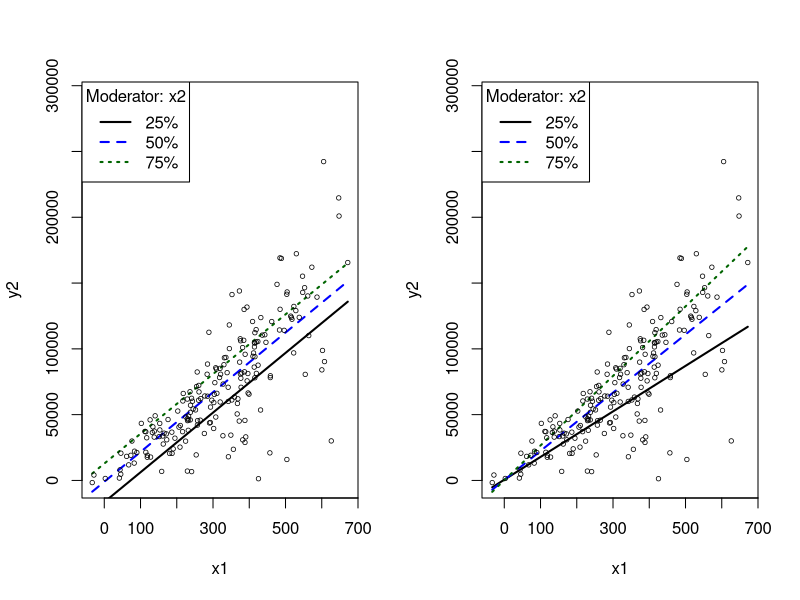

The R script that drew this image: (Note: this script raises an error after producing the figure.)
### R code from vignette source '/home/pauljohn/tmp/lyxtmp/lyx_tmpdir.T11044/lyx_tmpbuf0/Rchaeology.Rnw'
### Encoding: UTF-8

###################################################
### code chunk number 1: Rchaeology.Rnw:27-28
###################################################
  if(exists(".orig.enc")) options(encoding = .orig.enc)


###################################################
### code chunk number 2: Rchaeology.Rnw:157-158
###################################################
dir.create("graphics", showWarnings=T)


###################################################
### code chunk number 3: Roptions
###################################################
options(width=100, continue="  ")
options(useFancyQuotes = FALSE) 
set.seed(12345)
#op <- par() 
#pjmar <- c(5.1, 5.1, 1.5, 2.1) 
#pjmar <- par("mar")
#options(SweaveHooks=list(fig=function() par(mar=pjmar, ps=12)))
pdf.options(onefile=F,family="Times",pointsize=12)


###################################################
### code chunk number 4: Rchaeology.Rnw:329-341
###################################################
myfn <- function(x){
    if (x < 7)
    {
        print("x is less than 7")
    }
    else
    {
        print("x is excessive")
    }
}
myfn(3)
myfn(88)


###################################################
### code chunk number 5: Rchaeology.Rnw:726-733
###################################################
x <- runif(1000, min = 0, max = 100)
xf <- cut(x, breaks = c(-1, 20, 50, 80, 101), labels = c("cold", "luke", "warm", "hot"))
xfdummies <- contrasts(xf, contrasts = FALSE )[xf,]
colnames(xfdummies) <-  paste("xf", c("cold", "luke", "warm", "hot"), sep="")
rownames(xfdummies) <- names(x)
dat <- data.frame(x, xf, xfdummies)
head(dat)


###################################################
### code chunk number 6: Rchaeology.Rnw:741-752
###################################################
set.seed(12345)
x1 <- rnorm(200, m = 300, s = 140)
x2 <- rnorm(200, m = 80, s = 30)
y <- 3 + 0.2 * x1 + 0.4 * x2 + rnorm(200, s=400)
dat <- data.frame(x1, x2, y); rm(x1,x2,y)
m1 <- lm (y ~ x1 + x2, data = dat)
m1summary <- summary(m1)
(m1se <- m1summary$sigma)
(m1rsq <- m1summary$r.squared)
(m1coef <- m1summary$coef)
(m1aic <- AIC(m1))


###################################################
### code chunk number 7: ps10
###################################################
library(rockchalk)
dat$y2 = with(dat, 3 + 0.02 * x1 + 0.05 * x2 + 2.65 * x1 *x2 + rnorm(200, s=4000))
par(mfcol=c(1,2))
m1 <- lm(y2 ~ x1 + x2, data = dat)
m1i <- lm(y2 ~ x1 * x2, data = dat)
m1ps <- plotSlopes(m1, plotx = "x1", modx = "x2")
m1ips <- plotSlopes(m1i, plotx = "x1", modx = "x2")	


###################################################
### code chunk number 8: Rchaeology.Rnw:773-776
###################################################
m1imc <- meanCenter(m1i)
m1irc <- residualCenter(m1i)
outreg(list(m1, m1i, m1imc, m1irc), tight = TRUE, modelLabels = c("Linear", "Interaction", "Mean Centered", "Residual Centered"))


###################################################
### code chunk number 9: Rchaeology.Rnw:801-812
###################################################
dat <- data.frame(x1=rnorm(100,m=50), x2=rnorm(100,m=50),
x3=rnorm(100,m=50), x4 = rnorm(100, m=50), y=rnorm(100))
m2 <- lm(y ~ log(x1) + x2*x3, data=dat)
suffixX <- function(fmla, x, s){
upform <- as.formula(paste(". ~ .", "-", x, "+", paste(x, s, sep=""), sep=""))
update.formula(fmla, upform)
}
newFmla <- formula(m2)
newFmla
suffixX(newFmla, "x2", "c")
suffixX(newFmla, "x1", "c")


###################################################
### code chunk number 10: newFla10
###################################################
newFmla
newFmla[[1]]
newFmla[[2]]
newFmla[[3]]
newFmla[[3]][[2]]
newFmla[[3]][[2]][[2]]


###################################################
### code chunk number 11: Rchaeology.Rnw:896-902
###################################################
m1 <- lm(y ~ x1*x2, data=dat)
coef(m1)
regargs <- list(formula = y ~ x1*x2, data= quote(dat))
m2 <- do.call("lm", regargs)
coef(m2)
all.equal(m1, m2)


###################################################
### code chunk number 12: Rchaeology.Rnw:986-991
###################################################
m3 <- lm(y ~ x1*x2, data=dat)
coef(m3)
regargs2 <- expression(y ~ x1*x2, data = dat)
m4 <- lm(eval(regargs2))
coef(m4)


###################################################
### code chunk number 13: Rchaeology.Rnw:1000-1003
###################################################
f1 <- y ~ x1 + x2 + x3 + log(x4)
class(f1)
m5 <- lm(f1, data = dat)


###################################################
### code chunk number 14: Rchaeology.Rnw:1011-1017
###################################################
f1[[1]]
f1[[2]]
f1[[3]]
f1[[3]][[1]]
f1[[3]][[2]]
f1[[3]][[3]]


###################################################
### code chunk number 15: Rchaeology.Rnw:1033-1036
###################################################
f1exp <- expression(y ~ x1 + x2 + x3 + log(x4))
class(f1exp)
m6 <- lm(eval(f1exp), data=dat)


###################################################
### code chunk number 16: Rchaeology.Rnw:1041-1046
###################################################
f1expeval <- eval(f1exp)
class(f1expeval)
all.equal(f1expeval, f1)
m7 <- lm(f1expeval, data=dat)
all.equal(coef(m5), coef(m6), coef(m7))	


###################################################
### code chunk number 17: Rchaeology.Rnw:1172-1175
###################################################
plot(1:10, seq(1,5, length.out=10), type = "n", main="Illustrating Substitute with plotmath", xlab="x", ylab="y")
text(5, 4, substitute(gamma + x1mean, list(x1mean = mean(dat$x1))))
text(5, 2, expression(paste(gamma, " is the mean of x1")))


###################################################
### code chunk number 18: Rchaeology.Rnw:1198-1199
###################################################
sublist <- list(x1 = "alphabet", x2 = "zoology")


###################################################
### code chunk number 19: Rchaeology.Rnw:1206-1207
###################################################
substitute(expression(x1 + x2 + log(x1) + x3), sublist)


###################################################
### code chunk number 20: Rchaeology.Rnw:1220-1222
###################################################
sublist <- list(x1 = as.name("alphabet"), x2 = as.name("zoology"))
substitute(expression(x1 + x2 + log(x1) + x3), sublist)


###################################################
### code chunk number 21: Rchaeology.Rnw:1234-1237
###################################################
dat <- data.frame(x1=1:10, x2=10:1, x3=rep(1:5,2), x4=gl(2,5))
colnames(dat)
names(dat)


###################################################
### code chunk number 22: Rchaeology.Rnw:1243-1246
###################################################
newnames <- c("whatever","sounds","good","tome")
colnames(dat) <- newnames
colnames(dat)


###################################################
### code chunk number 23: Rchaeology.Rnw:1254-1256
###################################################
dat2 <- setNames(data.frame(x1=rnorm(10), x2=rnorm(10), x3=rnorm(10), x4=gl(2,5)), c("good","names","tough","find"))
head(dat2, 2)


###################################################
### code chunk number 24: Rchaeology.Rnw:1265-1269
###################################################
newnames <- c("iVar", "uVar", "heVar", "sheVar")
datcommand <- expression(data.frame(x1=1:10, x2=10:1, x3=rep(1:5,2), x4=gl(2,5)))
eval(datcommand)
dat3 <- setNames(eval(datcommand), newnames)
